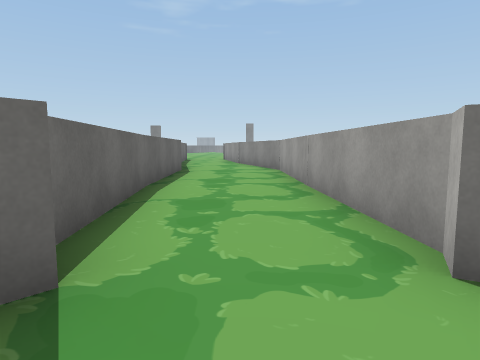
view 1 (above)

13 first-person views from a walk through a 3-D level made in the Unity game engine. The camera is 1.3 m above the floor, tilts 6° down and sees 75° across. The floor is counted in squares, 2 m on a side. Each view is taken from the middle of a square. On the plan, view 1 faces up. The plan holds only what a view shows up to about 10 squares ahead; the rest is blank. The place goes on beyond the plan. The player character is not drawn. Some animated figures are left out. Some surface patterns are stand-ins.

view 2
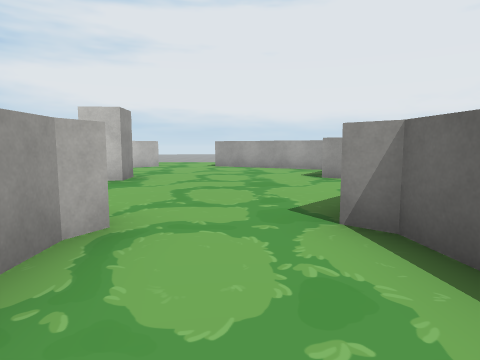

view 3
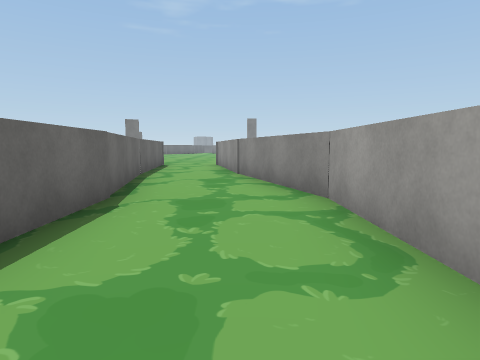

view 4
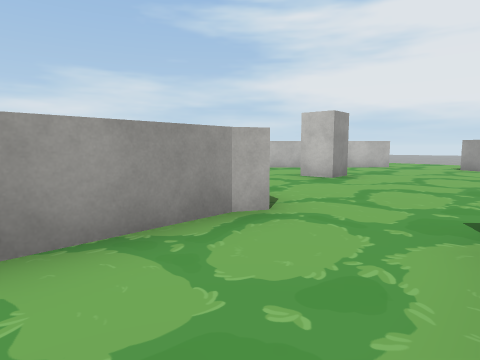

view 5
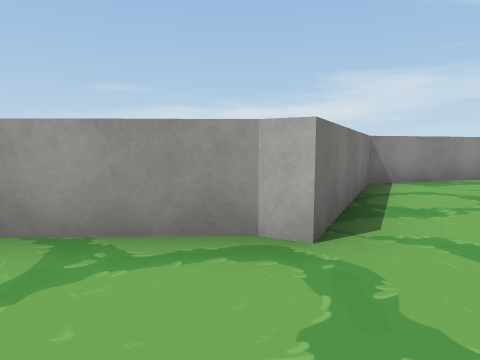

view 6
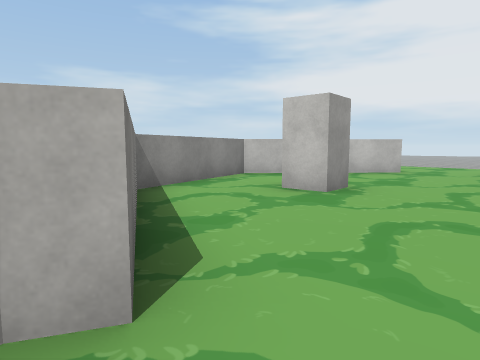

view 7
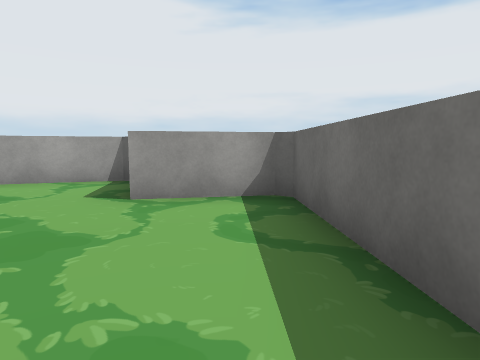

view 8
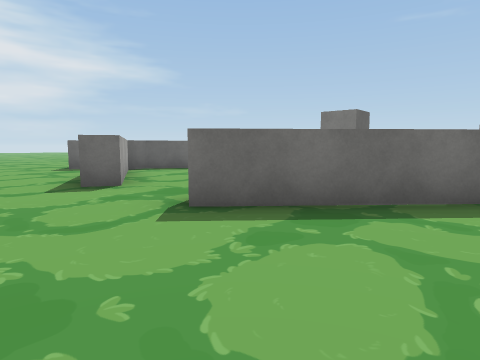

view 9
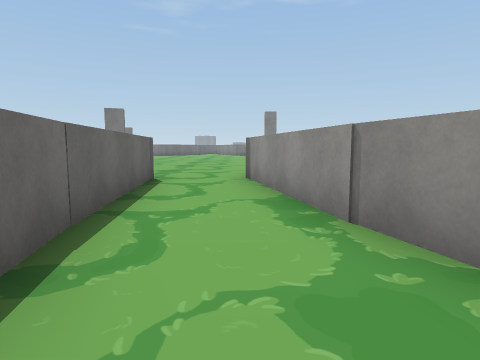

view 10
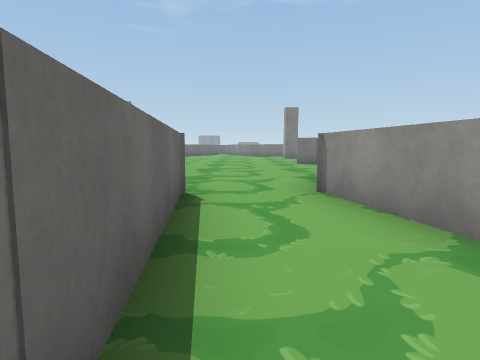

view 11
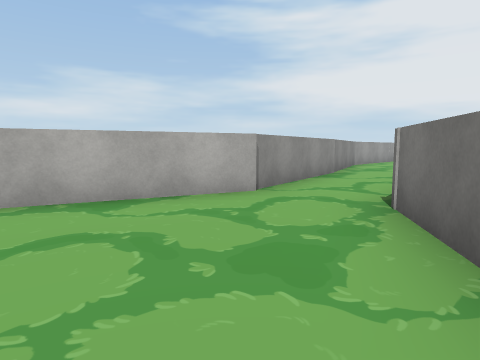

view 12
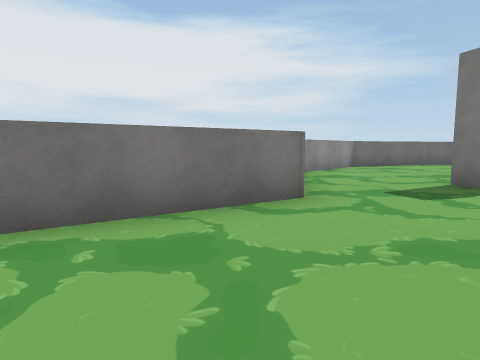

view 13
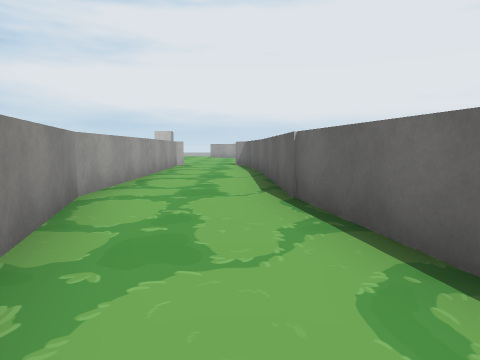

### Floor plan
Points are (right, up) in squares from view 1. A wall is a line through its corners. A room is listed if a view was taken in it or the views show most of it. See-through windows are left out.
Room 1 (views 1, 6, 7)
walls: (-2, -3.1) (-2.8, -4.2) (-2.7, -4.9) (0.8, -6.7) (0.6, -7.3); (2.7, -6.6) (3.7, -5.6); (4.7, -4.5) (5.5, -3.6) (4.5, -0.3) (1.1, 1.5) (1.2, 1.9); (-0.8, 1.4) (-3.4, -1.4) (-3.3, -1.6) (-1.7, -2.8)
ways out: opening at (0, 2) to room 2; opening at (1.5, -7) to room 3
Room 2 (views 2, 3, 4, 5, 9)
walls: (-1.6, 5.3) (-1.2, 1.7) (-0.8, 1.4); (-1.7, 9.1) (-1.6, 5.1); (1.1, 8.9) (-0.1, 12.7); (-2.3, 11.4) (-2, 9); (1.2, 1.9) (1, 9)
ways out: opening at (0, 2) to room 1; opening at (-1, 12) to room 4
Room 3 (view 8)
walls: (5.5, -4.5) (3.2, -7); (-3.8, -5.7) (-4.1, -6.1)
ways out: opening at (1.5, -7) to room 1; opening at (-5.7, -8); gap at (-3, -6)
Room 4 (views 10, 11, 12, 13)
walls: (-5.1, 19.9) (-2.8, 16.5) (-2.3, 11.4); (0, 12.6) (-0.8, 16.7) (0.2, 19.6)
ways out: opening at (-1, 12) to room 2

Where each view was taken, in squares from view 1:
view 1: 0 up, 0 right, facing up
view 2: 4 up, 0 right, facing down
view 3: 5 up, 0 right, facing up
view 4: 4 up, 1 left, facing down-right
view 5: 2 up, 1 left, facing right
view 6: 2 up, 0 right, facing down-right
view 7: 1 up, 0 right, facing down-left
view 8: 9 down, 6 right, facing up-left
view 9: 10 up, 1 left, facing up
view 10: 12 up, 2 left, facing up
view 11: 20 up, 4 left, facing down-right
view 12: 19 up, 1 left, facing left
view 13: 13 up, 1 left, facing down
